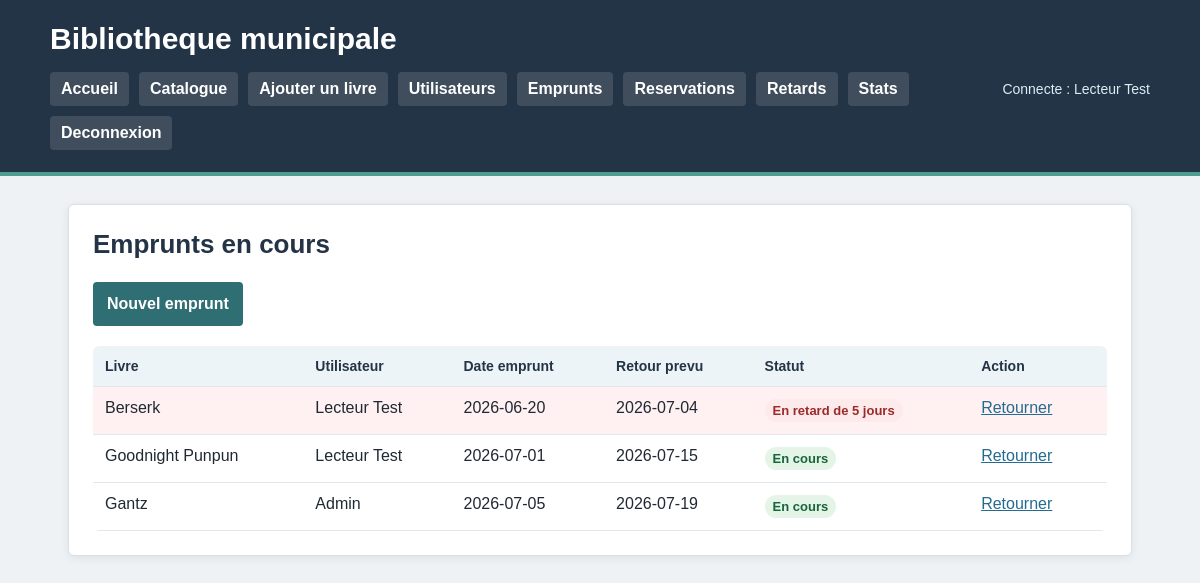
Page /emprunts.php (signed in) on the committed database.
### tables this page shows
CREATE TABLE emprunts (
    id INT AUTO_INCREMENT PRIMARY KEY,
    livre_id INT NOT NULL,
    utilisateur_id INT NOT NULL,
    date_emprunt DATE NOT NULL,
    date_retour_prevue DATE NOT NULL,
    date_retour_effective DATE NULL,
    statut VARCHAR(30) NOT NULL DEFAULT 'en_cours',
    FOREIGN KEY (livre_id) REFERENCES livres(id),
    FOREIGN KEY (utilisateur_id) REFERENCES utilisateurs(id)
);

CREATE TABLE livres (
    id INT AUTO_INCREMENT PRIMARY KEY,
    titre VARCHAR(200) NOT NULL,
    auteur VARCHAR(150) NOT NULL,
    isbn VARCHAR(30) NOT NULL UNIQUE,
    annee_publication INT NULL,
    resume TEXT,
    categorie_id INT,
    disponible TINYINT(1) NOT NULL DEFAULT 1,
    couverture VARCHAR(255) NULL,
    FOREIGN KEY (categorie_id) REFERENCES categories(id)
);

CREATE TABLE utilisateurs (
    id INT AUTO_INCREMENT PRIMARY KEY,
    nom VARCHAR(100) NOT NULL,
    email VARCHAR(150) NOT NULL UNIQUE,
    mot_de_passe VARCHAR(255) NOT NULL,
    actif TINYINT(1) NOT NULL DEFAULT 1
);

### config/auth.php (called while the page is built, shortened)
<?php
function utilisateurConnecte()
{
    return isset($_SESSION['utilisateur_id']);
}
function nomUtilisateur()
{
    return $_SESSION['utilisateur_nom'] ?? '';
}

### public/emprunts.php (the view, shortened to what this page needs)
<?php
require_once __DIR__ . '/../config/auth.php';
$pdo = connexionBDD();
$sql = "SELECT emprunts.*, livres.titre, utilisateurs.nom, DATEDIFF(CURDATE(), emprunts.date_retour_prevue) AS jours_retard
        FROM emprunts
        INNER JOIN livres ON emprunts.livre_id = livres.id
        INNER JOIN utilisateurs ON emprunts.utilisateur_id = utilisateurs.id
        WHERE emprunts.statut = 'en_cours'
        ORDER BY emprunts.date_retour_prevue";
$emprunts = $pdo->query($sql)->fetchAll(PDO::FETCH_ASSOC);
include __DIR__ . '/../templates/header.php';
?>
<section class="bloc">
    <h2>Emprunts en cours</h2>
    <p><a class="bouton" href="ajouter_emprunt.php">Nouvel emprunt</a></p>
    <?php if (count($emprunts) === 0): ?>
        <p>Aucun emprunt en cours.</p>
    <?php else: ?>
        <table>
            <thead>
                <tr>
                    <th>Livre</th>
                    <th>Utilisateur</th>
                    <th>Date emprunt</th>
                    <th>Retour prevu</th>
                    <th>Statut</th>
                    <th>Action</th>
                </tr>
            </thead>
            <tbody>
                <?php foreach ($emprunts as $emprunt): ?>
                    <tr class="<?= (int) $emprunt['jours_retard'] > 0 ? 'ligne-retard' : '' ?>">
                        <td data-label="Livre"><?= htmlspecialchars($emprunt['titre']) ?></td>
                        <td data-label="Utilisateur"><?= htmlspecialchars($emprunt['nom']) ?></td>
                        <td data-label="Date emprunt"><?= htmlspecialchars($emprunt['date_emprunt']) ?></td>
                        <td data-label="Retour prevu"><?= htmlspecialchars($emprunt['date_retour_prevue']) ?></td>
                        <td data-label="Statut">
                            <?php if ((int) $emprunt['jours_retard'] > 0): ?>
                                <span class="indisponible">En retard de <?= (int) $emprunt['jours_retard'] ?> jours</span>
                            <?php else: ?>
                                <span class="disponible">En cours</span>
                            <?php endif; ?>
                        </td>
                        <td data-label="Action"><a href="retour_emprunt.php?id=<?= (int) $emprunt['id'] ?>">Retourner</a></td>
                    </tr>
                <?php endforeach; ?>
            </tbody>
        </table>
    <?php endif; ?>
</section>
<?php include __DIR__ . '/../templates/footer.php'; ?>

### templates/header.php (shortened to what this page needs)
<?php
require_once __DIR__ . '/../config/auth.php';
?>
<!DOCTYPE html>
<html lang="fr">
<head>
    <link rel="stylesheet" href="assets/css/style.css">
</head>
<body>
    <header>
        <h1>Bibliotheque municipale</h1>
        <?php include __DIR__ . '/nav.php'; ?>
    </header>
    <main>

### templates/nav.php
<nav>
    <a href="index.php">Accueil</a>
    <a href="catalogue.php">Catalogue</a>
    <?php if (utilisateurConnecte()): ?>
        <a href="ajouter.php">Ajouter un livre</a>
        <a href="utilisateurs.php">Utilisateurs</a>
        <a href="emprunts.php">Emprunts</a>
        <a href="reservations.php">Reservations</a>
        <a href="retards.php">Retards</a>
        <a href="dashboard.php">Stats</a>
        <span>Connecte : <?= htmlspecialchars(nomUtilisateur()) ?></span>
        <a href="logout.php">Deconnexion</a>
    <?php else: ?>
        <a href="login.php">Connexion</a>
    <?php endif; ?>
</nav>

### templates/footer.php
    </main>
</body>
</html>

### public/assets/css/style.css (style rules this page uses)
* { box-sizing: border-box; }
body { margin: 0; font-family: Arial, Helvetica, sans-serif; background: #eef2f4; color: #1f2933; }
header { background: #243447; color: white; padding: 22px 32px; border-bottom: 4px solid #4f9d8f; }
header h1 { max-width: 1100px; margin: 0 auto 16px auto; font-size: 30px; font-weight: 700; }
nav { max-width: 1100px; margin: 0 auto; display: flex; flex-wrap: wrap; gap: 10px; align-items: center; }
nav a { color: white; background: rgba(255, 255, 255, 0.12); padding: 8px 11px; border-radius: 4px; text-decoration: none; font-weight: bold; }
nav span { display: inline-block; color: #d9edf3; margin-left: auto; font-size: 14px; }
main { max-width: 1100px; margin: 28px auto; padding: 0 18px; }
.bloc { background: white; padding: 24px; border: 1px solid #d9e0e5; border-radius: 6px; box-shadow: 0 2px 8px rgba(31, 41, 51, 0.08); }
h2 { margin-top: 0; color: #243447; font-size: 26px; }
p { line-height: 1.5; }
a { color: #246b8f; }
table { width: 100%; border-collapse: collapse; margin-top: 20px; overflow: hidden; border-radius: 6px; }
th, td { border-bottom: 1px solid #e1e7eb; padding: 12px; text-align: left; vertical-align: top; }
th { background: #edf4f7; color: #243447; font-size: 14px; }
button, .bouton { display: inline-block; background: #2f6f73; color: white; border: 0; border-radius: 4px; padding: 10px 14px; text-decoration: none; cursor: pointer; font-weight: bold; }
td a { display: inline-block; margin-right: 8px; }
.revele { opacity: 0; transform: translateY(10px); transition: opacity 0.35s ease, transform 0.35s ease; }
.revele.visible { opacity: 1; transform: translateY(0); }
.disponible, .indisponible { display: inline-block; padding: 4px 8px; border-radius: 20px; font-size: 13px; font-weight: bold; }
.disponible { color: #17643b; background: #e4f5e8; }
.indisponible { color: #9d2a2a; background: #fdeaea; }
.ligne-retard { background: #fff1f1; }

### rows in the picture
emprunts: livre.titre "Berserk", utilisateur.nom "Lecteur Test", date_emprunt "2026-06-20", date_retour_prevue "2026-07-04", jours_retard "5"
emprunts: livre.titre "Goodnight Punpun", utilisateur.nom "Lecteur Test", date_emprunt "2026-07-01", date_retour_prevue "2026-07-15", shows "En cours"
emprunts: livre.titre "Gantz", utilisateur.nom "Admin", date_emprunt "2026-07-05", date_retour_prevue "2026-07-19", shows "En cours"

### other values in the picture
nomUtilisateur() "Lecteur Test"
